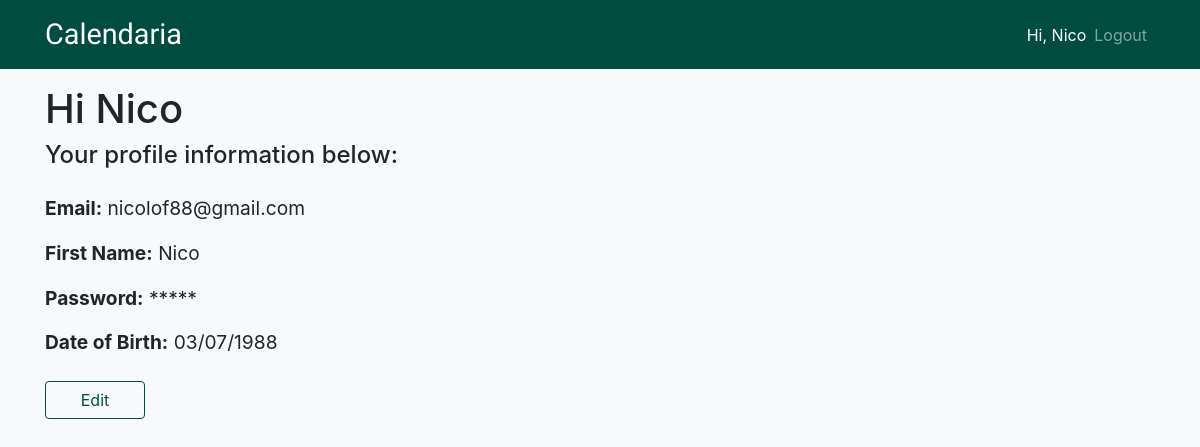
Screenshot of /profile/1 (signed in) with the database file from the repository.
### app/models.py (models this page shows, shortened)
class User(UserMixin, db.Model):
	id = db.Column(db.Integer, primary_key=True)
	email = db.Column(db.String(250), index=True, unique=True)
	first_name = db.Column(db.String(250), index=True)
	dob = db.Column(db.DateTime, index=True)
	password_hash = db.Column(db.String(128))

### app/routes.py (the view)
@app.route('/profile/<int:user_id>')
@login_required
def profile(user_id):
	title = current_user.first_name.capitalize() + " Profile"
	user = User.query.get(user_id)
	return render_template('profile.html', title=title, user=user)

### app/models.py (called while the page is built)
@login.user_loader
def load_user(id):
	return User.query.get(int(id))

### app/templates/profile.html
{% extends "base.html" %}
{% block content %}
<div class="mt-3">
	<h1>Hi {{current_user.first_name.capitalize()}}</h1>
	<h4>Your profile information below:</h4>
</div>
<div class="mt-4" id="profile-details">
	<p><span class="font-weight-bold">Email:</span> {{current_user.email}}</p>
	<p><span class="font-weight-bold">First Name:</span> {{current_user.first_name.capitalize()}}</p>
	<p><span class="font-weight-bold">Password:</span> *****</p>
	<p><span class="font-weight-bold">Date of Birth:</span> {{current_user.dob.strftime("%m/%d/%Y")}}</p>
</div>
<form action="{{ url_for('update', user_id=current_user.id) }}">
	<div class="mt-4">
		<input type="button" class="btn btn-outline-primary" id="edit-button" value="Edit" onclick="window.location.href='{{ url_for('update', user_id=current_user.id) }}'"></input>
	</div>
</form>
{% endblock %}

### app/templates/base.html (shortened to what this page needs)
<!DOCTYPE html>
<html>
<head>
	<link rel="stylesheet" href="https://cdnjs.cloudflare.com/ajax/libs/font-awesome/4.7.0/css/font-awesome.min.css" type="text/css">
	<link rel="stylesheet" href="https://stackpath.bootstrapcdn.com/bootstrap/4.1.3/css/bootstrap.min.css" type="text/css">
	<link rel="stylesheet" href="https://cdnjs.cloudflare.com/ajax/libs/bootstrap-datepicker/1.8.0/css/bootstrap-datepicker.css">
	<link rel="stylesheet" href="{{ url_for('static',filename='styles/style.css') }}" type="text/css">
</head>
<body class="bg-light">
	<nav class="navbar navbar-expand-md navbar-dark sticky-top" style="background-color: #004D40;">
		<div class="container">
			<a class="navbar-brand" href="{{ url_for('index') }}">Calendaria</a>
			<div class="collapse navbar-collapse ml-auto" id="collapsibleNavbar">
				<ul class="navbar-nav ml-auto">
					{% if current_user.is_anonymous %}
						<li class="nav-item"><a class="nav-link" href="{{ url_for('login') }}">Login</a></li>
						<li class="nav-item"><a class="nav-link" href="{{ url_for('register') }}">Register</a></li>
					{% else %}
						<li class="nav-item active"><span class="navbar-text ml-auto">Hi, <a href="{{ url_for('profile', user_id=current_user.id) }}">{{ current_user.first_name.capitalize() }}</a></span></li>
						<li class="nav-item"><a class="nav-link" href="{{ url_for('logout') }}">Logout</a></li>
					{% endif %}
				</ul>
			</div>
		</div>
	</nav>
	<div class="container">
		{% block content %}{% endblock %}
	</div>
</body>
</html>

### app/static/styles/style.css (style rules this page uses)
.navbar .navbar-brand { font-family: 'Lobster', cursive; font-size: 1.8em; }
.navbar .navbar-text { color: white; }
#edit-button { color: #004D40; background-color: transparent; background-image: none; border-color: #004D40; width: 100px; }
#profile-details { font-size: 1.2em; }

### rows the page displays
User: first_name "Nico", email "nicolof88@gmail.com", dob "03/07/1988"
